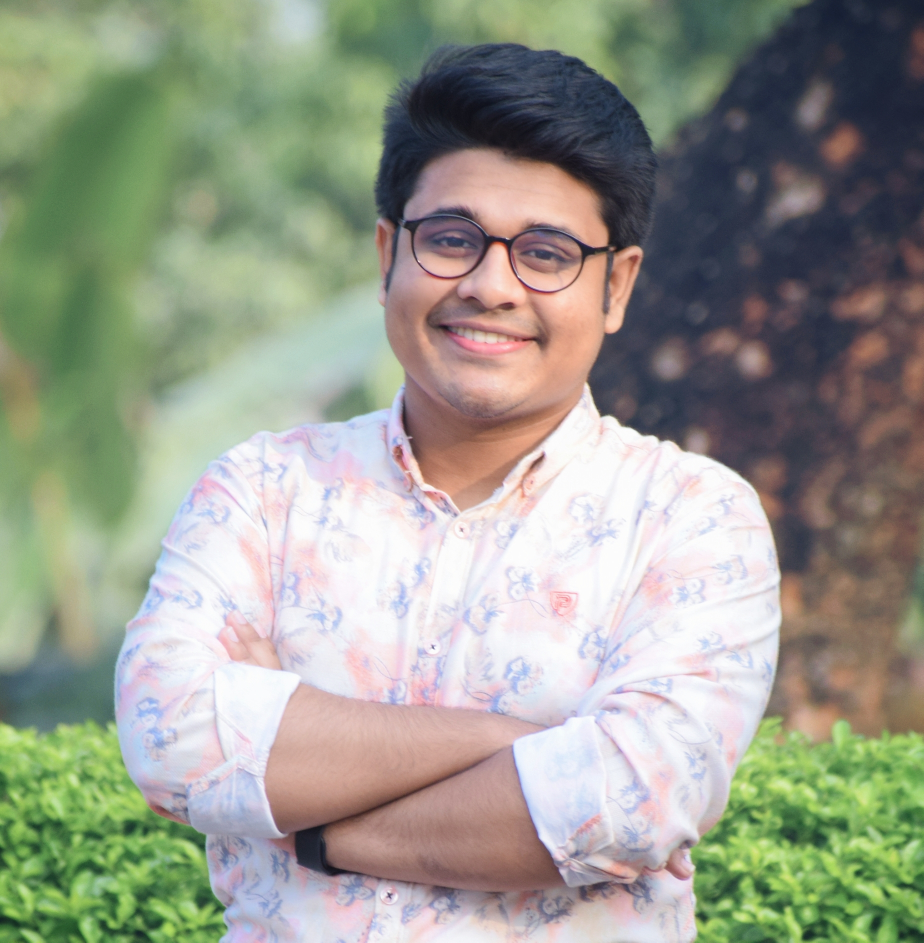
#> input picture Playing with my image/ziban.jpg, 1847 x 1885 px, found by its file name (shown at 1/2 size)
$ jupyter execute 'image processing.ipynb'
#> lines starting #> are read from the running program, lines starting #| are printed output that depends on the picture
[cell 1]
import cv2
import matplotlib.pyplot as plt

# read image
image_path = 'C:\\Users\\USER\\Desktop\\Programming\\Image processing\\ziban.jpg'
image = cv2.imread(image_path)
#> image is the input picture: shape (1885, 1847, 3); mean B, G, R 140.8, 154.5, 151.6

[cell 2]
#resize image
resized_image = cv2.resize(image, (200, 200))
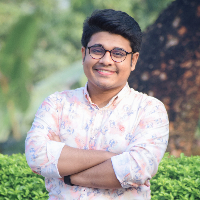
#> resized_image: shape (200, 200, 3); mean B, G, R 140.7, 154.4, 151.4
plt.imshow(cv2.cvtColor(resized_image, cv2.COLOR_BGR2RGB))
plt.title('Resized Image')

[cell 3]
#real color to gray color
gray_image = cv2.cvtColor(resized_image, cv2.COLOR_BGR2GRAY)
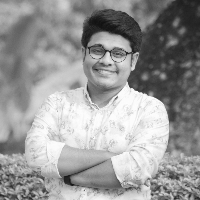
#> gray_image: shape (200, 200); min 17, max 254, mean 151.9
plt.imshow(gray_image, cmap='gray')

[cell 4]
#blur image
blurred_image = cv2.GaussianBlur(resized_image, (5, 5), 0)
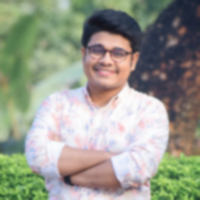
#> blurred_image: shape (200, 200, 3); mean B, G, R 140.7, 154.4, 151.4

# Display the blurred image
plt.imshow(cv2.cvtColor(blurred_image, cv2.COLOR_BGR2RGB))
plt.title('Blurred Image')

[cell 5]
# Using Canny edge detection
edges = cv2.Canny(resized_image, 100, 200)
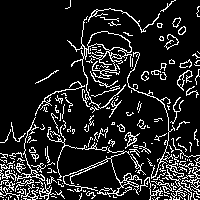
#> edges: shape (200, 200); 13.8% white in thin lines or dots

# Display the edges
plt.imshow(edges, cmap='gray')
plt.title('Edge Detection')

[cell 6]
# Flip the image horizontally (1), vertically (0), or both (-1)
flipped_image = cv2.flip(resized_image, 1)
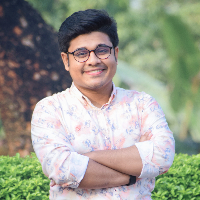
#> flipped_image: shape (200, 200, 3); mean B, G, R 140.7, 154.4, 151.4
plt.imshow(cv2.cvtColor(flipped_image, cv2.COLOR_BGR2RGB))
plt.title('Flipped Image')
plt.axis('off')
plt.show()

[cell 7]
# Increase brightness by adding a constant to all pixel values
bright_image = cv2.convertScaleAbs(resized_image, alpha=1, beta=50)  # Alpha is for contrast, beta is for brightness
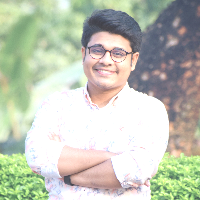
#> bright_image: shape (200, 200, 3); mean B, G, R 182.6, 198, 193.3
plt.imshow(cv2.cvtColor(bright_image, cv2.COLOR_BGR2RGB))
plt.title('Brightened Image')

[cell 8]
# Apply fastNlMeansDenoising for color images
denoised_image = cv2.fastNlMeansDenoisingColored(resized_image, None, 10, 10, 7, 21)
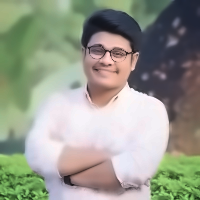
#> denoised_image: shape (200, 200, 3); mean B, G, R 140.7, 154.3, 151.1
plt.imshow(cv2.cvtColor(denoised_image, cv2.COLOR_BGR2RGB))
plt.title('Denoised Image')
plt.axis('off')
plt.show()
